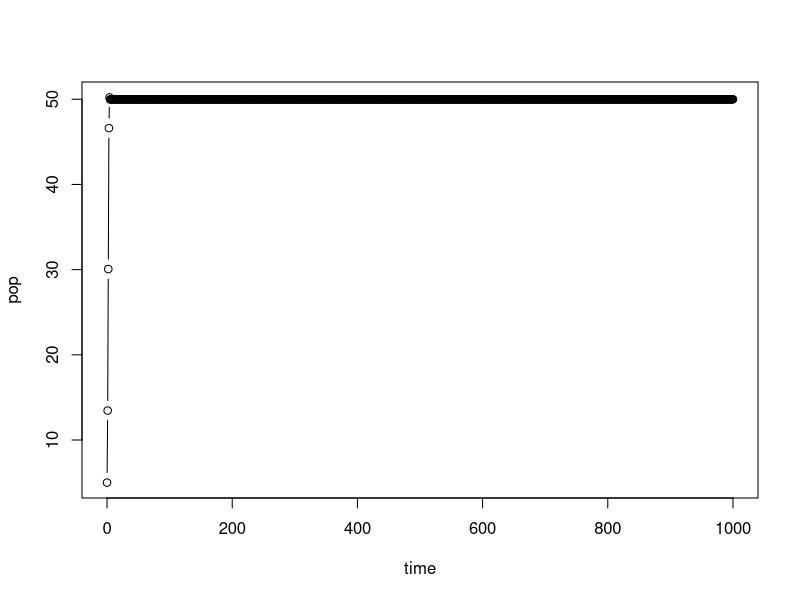
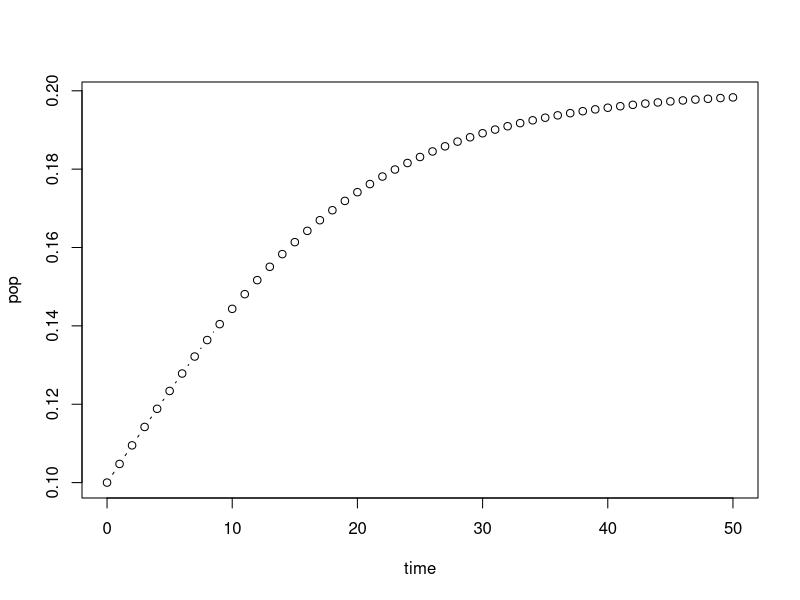
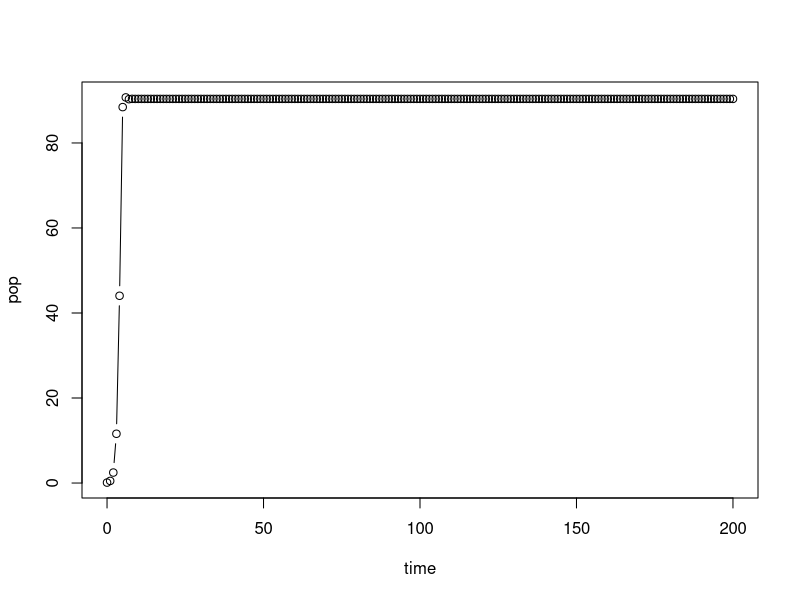
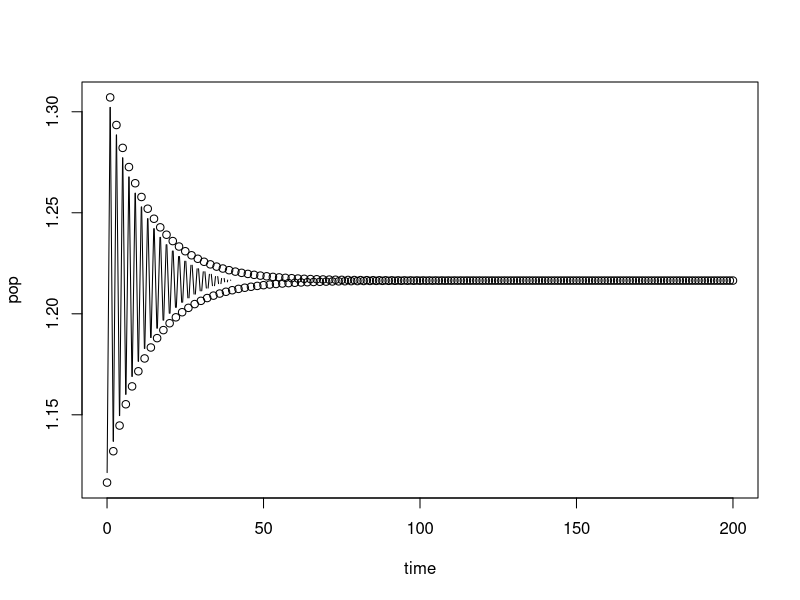
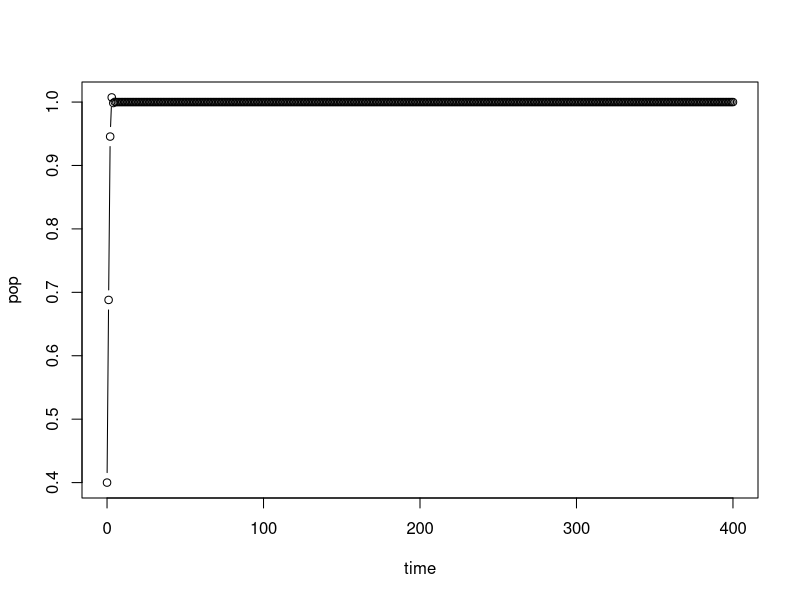

The R source for these figures, in order:
# Exploring Ricker model
Ricker<-function(r,K,p0,lensim){
  pop<-c(p0)
  time<-c(0)
  # po<-rep(K,r)
  # print(po)
  
  for(it in c(1:lensim)){
    pt<-p0*exp(r*(1-(p0/K)))
    time<-c(time,it)
    pop<-c(pop,pt)
    p0<-pt
  }
  
  plot(time,pop,type="b")
  
}

#call the function
Ricker(r=1.1,K=50,p0=5,lensim=1000) # bifurcation point r=1
#-------------------------------------------------------

# Exploring Hassell model
# help: https://jmahaffy.sdsu.edu/courses/s00a/math121/lectures/qual_discrete/qualdiscrete.html#Hassell
#       https://www.jstor.org/stable/pdf/3863.pdf?refreqid=excelsior%3A348907abb1bca7f039109d94db5667b5
#       http://lab.rockefeller.edu/cohenje/PDFs/231CohenUnexpectedDominanceHighFreqChaoticNonlinPpnModelsLet.pdf

Hassell<-function(r,a,b,p0,lensim){
  pop<-c(p0)
  time<-c(0)
  
  for(it in c(1:lensim)){
    pt<-(r*p0)/((1+(a*p0))^b)
    time<-c(time,it)
    pop<-c(pop,pt)
    p0<-pt
  }
  
  r1<-((b/(b-1)))^b
  r2<-((b/(b-2)))^b
  
  plot(time,pop,type="b")
  
  #provided b>2 (to get finite r2), these are the stability conditions:
  cat("For stable, monotonic approach towards eqm. upper limit of r should be",r1,"\n")

  cat("For stable, oscillatory approach towards eqm. upper limit of r should be within ",r1,"to",r2,"\n")
  
}

#call the function
r<-1.1
a<-0.5
b<-1
K_e<-((r^(1/b))-1)/a
K_e
Hassell(r=r, a=a, b=b, p0=0.1, lensim=50) #b~1.5 : contest, b~100 : scramble

Hassell(r=5, a=0.01, b=2.5, p0=0.1, lensim=200) # see change : r=5,a=0.5 and vary b 1.5 to 5.5
#----------------------------------------------------------------------------------------------------
# Exploring Maynard Smith model
Msmith<-function(r,a,b,p0,lensim){
  pop<-c(p0)
  time<-c(0)
  
  for(it in c(1:lensim)){
    pt<-(r*p0)/(1+((a*p0)^b))
    time<-c(time,it)
    pop<-c(pop,pt)
    p0<-pt
  }
  
  plot(time,pop,type="b")
  
}

#call the function
r<-2.8
a<-1
b<-3
K_e<-((r-1)^(1/b))/a
K_e
Msmith(r=r,a=a,b=b,p0=K_e-0.1,lensim=200) #see changes as r=5,a=0.5 and vary b : 1,1.5,2,4
                                          #see changes as a=0.5,b=4 and vary r : 1.2, 1.5, 2
#--------------------------------------------------------------------------------------------------

# Exploring Verhulst model
Verhulst<-function(r,p0,lensim){
  pop<-c(p0)
  time<-c(0)
  # po<-rep(K,r)
  # print(po)
  
  for(it in c(1:lensim)){
    pt<-p0*(1+r*(1-p0))
    time<-c(time,it)
    pop<-c(pop,pt)
    p0<-pt
  }
  
  plot(time,pop,type="b")
}

#call the function
Verhulst(r=1.2,p0=0.4,lensim=400) # eqm. point =1



















